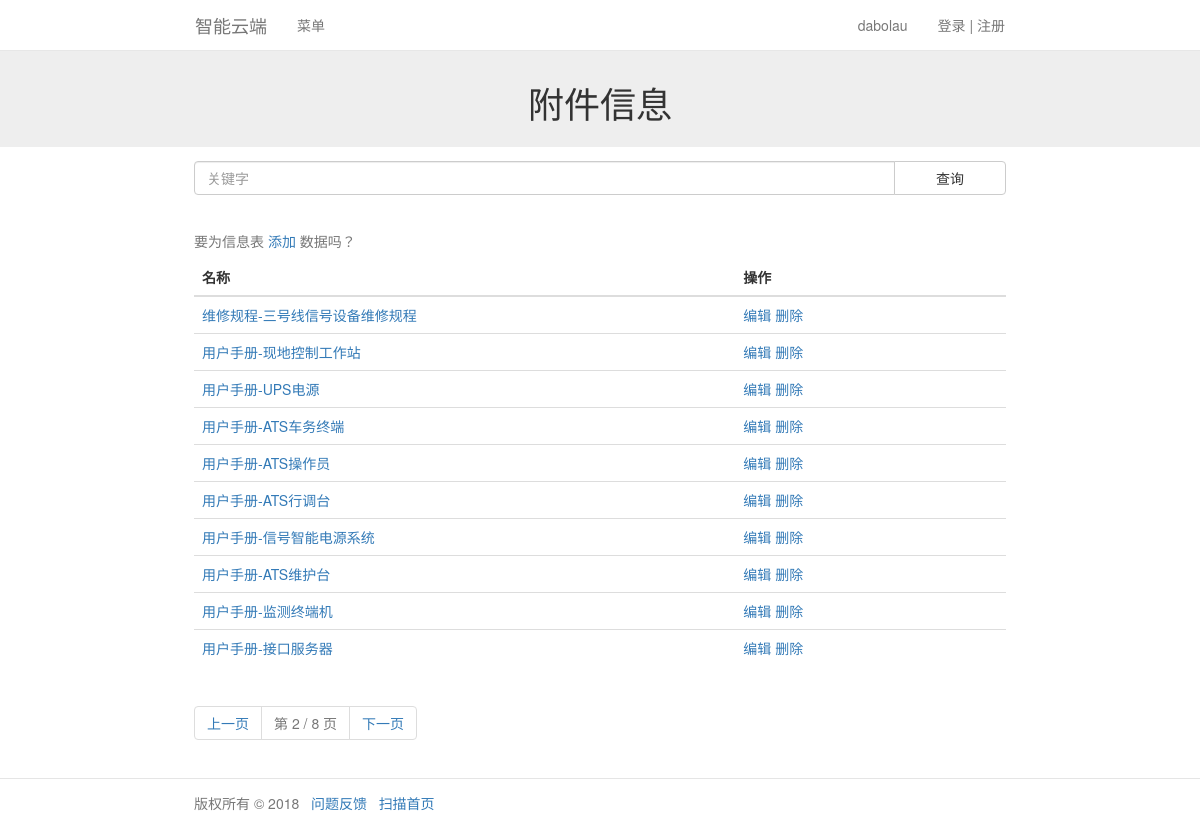
/file/?name=&page=2 (signed in), run on the app's committed database.
### file/models.py (models this page shows, shortened)
class File(models.Model):
    file_name = models.CharField(
        verbose_name='文件名称',
        max_length=32,
        unique=True,  #唯一标示
    )
    tag_list = (
        ('班组照片', '班组照片'),
        ('员工照片', '员工照片'),
        ('设备照片', '设备照片'),
        ('其它附件', '其它附件'),
    )
    file_tag = models.CharField(
        verbose_name='文件标签',
        max_length=32,
        choices=tag_list,
    )
    file_upload = models.FileField(
        verbose_name='文件信息',
        upload_to='static/file/%Y%m%d/',
    )
    create_time = models.DateTimeField(
        verbose_name='创建时间',
        auto_now_add=True,
    )
    update_time = models.DateTimeField(
        verbose_name='创建时间',
        auto_now=True,
    )
    class Meta:
        verbose_name = '附件信息'
        verbose_name_plural = '附件信息'

### file/views.py (the view)
# urls.py: path('file/', include('file.urls')),
@login_required(login_url='/account/login')
def file(request):
    if request.method == 'GET':
        homeobj = Home.objects.filter(web_name='网站状态', web_status='打开').first()
        if not homeobj:
            return HttpResponseRedirect('/note/')
        name = request.GET.get('name')
        if name == None:
            return HttpResponseRedirect('/file/?name=')
        obj_all = File.objects.filter(file_name__contains=name).order_by('-id')
        paginator = Paginator(obj_all, 10)  # 每页显示一条数据
        page = request.GET.get('page')
        try:
            obj = paginator.page(page)
        except PageNotAnInteger:
            obj = paginator.page(1)  # 如果页面不是整数跳到第一页
        except EmptyPage:
            obj = paginator.page(paginator.num_pages)  # 如果页面超出最大范围跳到最后一页
        return render(request, 'file.html', locals())

### templates/file.html (shortened to what this page needs)
{% load static %}
<!DOCTYPE html>
<html>
<head>
    <link rel="stylesheet" href="{% static 'bootstrap/css/bootstrap.min.css' %}">
    <link rel="stylesheet" href="{% static 'css/css.css' %}">
</head>
<body>
    {% include 'navbar.html' %}
    <div class="banner">
        <div class="container">
            <div class="row text-center">
                <h1>附件信息</h1>
            </div>
        </div>
    </div>
    <div class="container">
        <div class="row">
            <form class="search" action="{% url 'file' %}" method="get">
                <div class="input-group">
                    <input type="text" name="name" class="form-control" placeholder="关键字">
                    <span class="input-group-btn">
                        <input type="submit" class="btn btn-default" value="查询">
                    </span>
                </div>
            </form>
            <table class="table table-hover">
                <caption>要为信息表
                    <a href="{% url 'file_add' %}">添加</a> 数据吗？</caption>
                <thead>
                    <tr>
                        <th class="col-xs-8">名称</th>
                        <th class="col-xs-4">操作</th>
                    </tr>
                </thead>
                <tbody>
                    {% for o in obj %}
                    <tr>
                        <td>
                            <a href="{% url 'file_detail' %}?id={{ o.id }}">{{ o.file_name }}</a>
                        </td>
                        <td>
                            <a href="{% url 'file_change' %}?id={{ o.id }}">编辑</a>
                            <a href="{% url 'file_delete' %}?id={{ o.id }}">删除</a>
                        </td>
                    </tr>
                    {% endfor %}
                </tbody>
            </table>
            <nav aria-label="Page navigation">
                <ul class="pagination">
                    {% if obj.has_previous %}
                    <li>
                        <a href="/file/?name={{name}}&page={{obj.previous_page_number}}">上一页</a>
                    </li>
                    {% endif %}
                    <li class="disabled">
                        <a href="#">第 {{obj.number}} / {{obj.paginator.num_pages}} 页</a>
                    </li>
                    {% if obj.has_next %}
                    <li>
                        <a href="/file/?name={{name}}&page={{obj.next_page_number}}">下一页</a>
                    </li>
                    {% endif %}
                </ul>
            </nav>
        </div>
    </div>
    {% include 'footer.html' %}
</body>
</html>

### templates/navbar.html (shortened to what this page needs)
<nav class="navbar navbar-default navbar-fixed-top" role="navigation">
    <div class="container">
        <div class="navbar-header">
            <a class="navbar-brand" href="{% url 'main' %}">智能云端</a>
        </div>
        <div id="navbar" class="navbar-collapse collapse">
            <ul class="nav navbar-nav">
                <li class="dropdown">
                    <a href="#" class="dropdown-toggle" data-toggle="dropdown">菜单</a>
                </li>
            </ul>
            <ul class="nav navbar-nav navbar-right">
                <li class="dropdown">
                    <a href="#" class="dropdown-toggle" data-toggle="dropdown">登录 | 注册</a>
                </li>
            </ul>
            <ul class="nav navbar-nav navbar-right">
                <li class="dropdown">
                    <a href="#" class="dropdown-toggle" data-toggle="dropdown">{{user}}</a>
                </li>
            </ul>
        </div>
    </div>
</nav>

### static/css/css.css (style rules this page uses)
.navbar { background: #fff; }
.container { max-width: 60em; }
.row { padding-top: 1em; padding-bottom: 1em; padding-left: 1em; padding-right: 1em; }
.banner { padding-top: 3.5em; background: #eee; }
.btn { max-width: 8em; min-width: 8em; }
.search { padding-bottom: 2em; }

### data on the page
File: file_name "维修规程-三号线信号设备维修规程"
File: file_name "用户手册-现地控制工作站"
File: file_name "用户手册-UPS电源"
File: file_name "用户手册-ATS车务终端"
File: file_name "用户手册-ATS操作员"
File: file_name "用户手册-ATS行调台"
File: file_name "用户手册-信号智能电源系统"
File: file_name "用户手册-ATS维护台"
File: file_name "用户手册-监测终端机"
File: file_name "用户手册-接口服务器"

### other printed values
{{ user }} "dabolau"
{{ obj.number }} "2"
{{ obj.paginator.num_pages }} "8"
